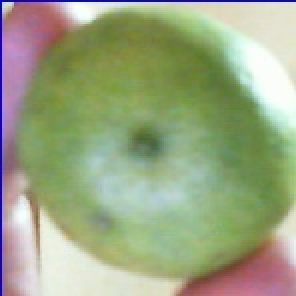
#> input picture Entregable 7/temp_limon.jpg, 148 x 148 px (shown 2 times larger)
$ python -i 'E6-Detección de alimentos.py'   (imports and definitions only)
#> lines starting #> are read from the running program, lines starting #| are printed output that depends on the picture; after the words box and inside, x2 and y2 are one past the last pixel; in counts of white or black regions, pixels touching at a corner belong together
#> further down, picture is the input picture: shape (148, 148, 3); mean B, G, R 132.3, 166, 155.7
# -*- coding: utf-8 -*-
"""
Elaborado por:
    Avila Zambrano Ellim
    Parado Sulca Yurgen
    Rodriguez Manuelo Jhoelver
"""
import cv2
import numpy as np
"""
Rangos de colores 0 - 180
"""
"""ROJO"""
rojoInicio=np.array([0,90,20],np.uint8)
rojoFin=np.array([7,200,200],np.uint8)
"""ROJO CLARO"""
rojoClaroInicio=np.array([0,201,201],np.uint8)
rojoClaroFin=np.array([7,255,255],np.uint8)
"""NARANJA"""
naranjaInicio=np.array([8,90,20],np.uint8)
naranjaFin=np.array([16,200,200],np.uint8)
"""NARANJA CLARO"""
naranjaClaroInicio=np.array([8,201,201],np.uint8)
naranjaClaroFin=np.array([16,255,255],np.uint8)
"""AMARILLO"""
amarilloInicio=np.array([15,100,20],np.uint8)
amarilloFin=np.array([45,255,255],np.uint8)
"""VERDE"""
verdeInicio=np.array([41,90,20],np.uint8)
verdeFin=np.array([73,255,255],np.uint8)
"""CELESTE"""
celesteInicio=np.array([74,90,20],np.uint8)
celesteFin=np.array([110,255,255],np.uint8)
"""AZUL"""
azulInicio=np.array([111,90,20],np.uint8)
azulFin=np.array([126,200,200],np.uint8)
"""AZUL CLARO"""
azulClaroInicio=np.array([111,201,201],np.uint8)
azulClaroFin=np.array([126,255,255],np.uint8)
"""MORADO"""
moradoInicio=np.array([127,90,20],np.uint8)
moradoFin=np.array([150,255,255],np.uint8)
"""ROSA"""
rosaInicio=np.array([151,90,20],np.uint8)
rosaFin=np.array([172,255,255],np.uint8)
# """ROJO"""
# rojoAltoInicio=np.array([173,90,20],np.uint8)
# rojoAltoFin=np.array([180,255,255],np.uint8)

"""Módulo para determinar el color de la figura encontrada"""
def colorFigura(imagenHSV):

    """
    Se aislan los colores definidos
    """
    aislarRojo=cv2.inRange(imagenHSV, rojoInicio, rojoFin)
#> aislarRojo: shape (148, 148); every value is 0
    aislarRojoClaro=cv2.inRange(imagenHSV, rojoClaroInicio, rojoClaroFin)
    aislarNaranja=cv2.inRange(imagenHSV,naranjaInicio, naranjaFin)
    aislarNaranjaClaro=cv2.inRange(imagenHSV,naranjaClaroInicio,naranjaClaroFin)
    aislarAmarillo=cv2.inRange(imagenHSV, amarilloInicio, amarilloFin)
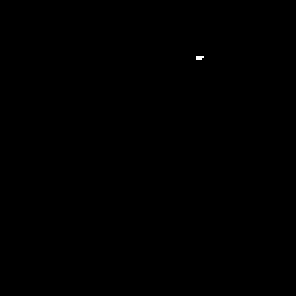
#> aislarAmarillo: shape (148, 148) (shown 2 times larger); 0.03% white in thin lines or dots, all inside (x1, y1, x2, y2) = (98, 28, 102, 30)
    aislarVerde=cv2.inRange(imagenHSV, verdeInicio, verdeFin)
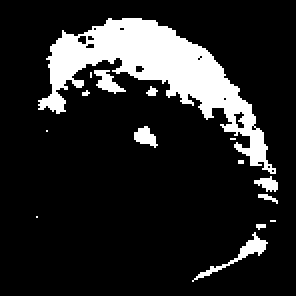
#> aislarVerde: shape (148, 148) (shown 2 times larger); 14.8% white; 15 white regions (9 under 20 px), largest, box (x1, y1, x2, y2) and area: (19, 9, 138, 87) 2791, (96, 116, 134, 141) 147, (47, 35, 63, 47) 91, (67, 63, 79, 74) 77, (127, 88, 139, 96) 56, (129, 97, 139, 102) 22
    aislarCeleste=cv2.inRange(imagenHSV, celesteInicio, celesteFin)
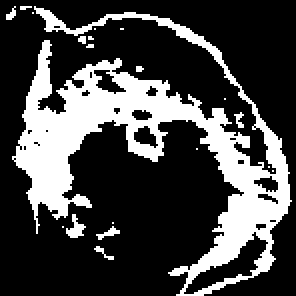
#> aislarCeleste: shape (148, 148) (shown 2 times larger); 26.7% white; 20 white regions (15 under 20 px), largest, box (x1, y1, x2, y2) and area: (6, 3, 146, 148) 5633, (33, 107, 43, 119) 58, (48, 113, 60, 120) 32, (117, 56, 122, 64) 21, (47, 123, 57, 130) 21
    aislarAzul=cv2.inRange(imagenHSV, azulInicio, azulFin)
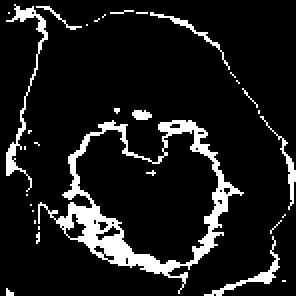
#> aislarAzul: shape (148, 148) (shown 2 times larger); 10.6% white; 32 white regions (25 under 20 px), largest, box (x1, y1, x2, y2) and area: (19, 60, 122, 147) 1543, (3, 2, 24, 96) 268, (102, 118, 140, 148) 141
    aislarAzulClaro=cv2.inRange(imagenHSV,azulClaroInicio,azulClaroFin)
    aislarMorado=cv2.inRange(imagenHSV, moradoInicio, moradoFin)
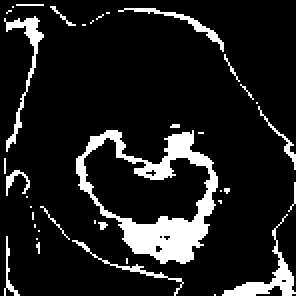
#> aislarMorado: shape (148, 148) (shown 2 times larger); 12.1% white; 38 white regions (28 under 20 px), largest, box (x1, y1, x2, y2) and area: (38, 65, 109, 132) 1511, (111, 107, 148, 148) 289, (2, 8, 22, 76) 236
    aislarRosa=cv2.inRange(imagenHSV, rosaInicio, rosaFin)
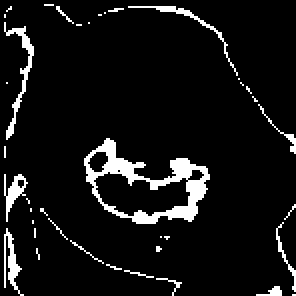
#> aislarRosa: shape (148, 148) (shown 2 times larger); 7.6% white; 39 white regions (30 under 20 px)
    # aislarRojoAlto=cv2.inRange(imagenHSV, rojoAltoInicio, rojoAltoFin)
    """
    Se ubican los contornos
    """
    totalRojo=0
    totalRojoClaro=0
    totalNaranja=0
    totalNaranjaClaro=0
    totalAmarillo=0
    totalVerde=0
    totalCeleste=0
    totalAzul=0
    totalAzulClaro=0
    totalMorado=0
    totalRosa=0
    # totalRojoA=0
    contornosRojo=cv2.findContours(aislarRojo, cv2.RETR_EXTERNAL, cv2.CHAIN_APPROX_SIMPLE)[0]
#> contornosRojo = []
    for i in contornosRojo:
        area=cv2.contourArea(i)
        if area>2000:
            totalRojo=totalRojo+1
#> this loop made 0 passes
#> after the loop, totalRojo = 0
    contornosRojoClaro=cv2.findContours(aislarRojoClaro, cv2.RETR_EXTERNAL, cv2.CHAIN_APPROX_SIMPLE)[0]
#> contornosRojoClaro = []
    for i in contornosRojoClaro:
        area=cv2.contourArea(i)
        if area>2000:
            totalRojoClaro=totalRojoClaro+1
#> after the loop, totalRojoClaro = 0
    contornosNaranja=cv2.findContours(aislarNaranja, cv2.RETR_EXTERNAL, cv2.CHAIN_APPROX_SIMPLE)[0]
#> contornosNaranja = []
    for i in contornosNaranja:
        area=cv2.contourArea(i)
        if area>2000:
            totalNaranja=totalNaranja+1
#> after the loop, totalNaranja = 0
    contornosNaranjaClaro=cv2.findContours(aislarNaranjaClaro, cv2.RETR_EXTERNAL, cv2.CHAIN_APPROX_SIMPLE)[0]
#> contornosNaranjaClaro = []
    for i in contornosNaranjaClaro:
        area=cv2.contourArea(i)
        if area>2000:
            totalNaranjaClaro=totalNaranjaClaro+1
#> after the loop, totalNaranjaClaro = 0
    contornosAmarillo=cv2.findContours(aislarAmarillo, cv2.RETR_EXTERNAL, cv2.CHAIN_APPROX_SIMPLE)[0]
#> contornosAmarillo = [[[98, 28], [98, 29], [100, 29], [101, 28]]]
    for i in contornosAmarillo:
        area=cv2.contourArea(i)
        if area>2000:
            totalAmarillo=totalAmarillo+1
#> this loop made 1 pass
#> (i, area) on pass 1: ([[98, 28], [98, 29], [100, 29], [101, 28]], 2.5)
#> after the loop, totalAmarillo = 0
    contornosVerde=cv2.findContours(aislarVerde, cv2.RETR_EXTERNAL, cv2.CHAIN_APPROX_SIMPLE)[0]
#> contornosVerde = 15 contours, 10 with area under 20; largest, box (x1, y1, x2, y2) and area: (19, 9, 138, 87) 2632, (96, 116, 134, 141) 103, (47, 35, 63, 47) 67, (67, 63, 79, 74) 60, (127, 88, 139, 96) 40
    for i in contornosVerde:
        area=cv2.contourArea(i)
        if area>2000:
            totalVerde=totalVerde+1
#> this loop made 15 passes
#> (area, totalVerde) on pass 15: (2632, 1)
#> area on passes 1, 6, 10, 14: 103, 40.5, 60.5, 67
#> after the loop, totalVerde = 1
    contornosCeleste=cv2.findContours(aislarCeleste, cv2.RETR_EXTERNAL, cv2.CHAIN_APPROX_SIMPLE)[0]
#> contornosCeleste = 20 contours, 18 with area under 20; largest, box (x1, y1, x2, y2) and area: (6, 3, 146, 148) 5788, (33, 107, 43, 119) 40
    for i in contornosCeleste:
        area=cv2.contourArea(i)
        if area>2000:
            totalCeleste=totalCeleste+1
#> this loop made 20 passes
#> (area, totalCeleste) on pass 18: (5788, 1)
#> after the loop, totalCeleste = 1
    contornosAzul=cv2.findContours(aislarAzul, cv2.RETR_EXTERNAL, cv2.CHAIN_APPROX_SIMPLE)[0]
#> contornosAzul = 31 contours, 25 with area under 20; largest, box (x1, y1, x2, y2) and area: (19, 60, 122, 147) 4564, (3, 2, 24, 96) 148, (102, 118, 140, 148) 86, (130, 58, 148, 105) 50, (75, 6, 115, 35) 43, (66, 55, 76, 60) 28
    for i in contornosAzul:
        area=cv2.contourArea(i)
        if area>2000:
            totalAzul=totalAzul+1
#> this loop made 31 passes
#> (area, totalAzul) on pass 15: (4564.5, 1)
#> area on passes 3, 16, 18, 26, 31: 85.5, 50, 28, 43, 147.5
#> after the loop, totalAzul = 1
    contornosAzulClaro=cv2.findContours(aislarAzulClaro, cv2.RETR_EXTERNAL, cv2.CHAIN_APPROX_SIMPLE)[0]
#> contornosAzulClaro = []
    for i in contornosAzulClaro:
        area=cv2.contourArea(i)
        if area>2000:
            totalAzulClaro=totalAzulClaro+1
#> after the loop, totalAzulClaro = 0
    contornosMorado=cv2.findContours(aislarMorado, cv2.RETR_EXTERNAL, cv2.CHAIN_APPROX_SIMPLE)[0]
#> contornosMorado = 38 contours, 31 with area under 20; largest, box (x1, y1, x2, y2) and area: (38, 65, 109, 132) 2960, (111, 107, 148, 148) 218, (2, 8, 22, 76) 152, (59, 4, 112, 26) 84, (36, 120, 92, 148) 44, (129, 53, 148, 85) 30, (3, 85, 15, 98) 28
    for i in contornosMorado:
        area=cv2.contourArea(i)
        if area>2000:
            totalMorado=totalMorado+1
#> this loop made 38 passes
#> (area, totalMorado) on pass 23: (2960, 1)
#> area on passes 4, 11, 20, 25, 31, 35: 44.5, 218.5, 27.5, 29.5, 152, 84.5
#> after the loop, totalMorado = 1
    contornosRosa=cv2.findContours(aislarRosa, cv2.RETR_EXTERNAL, cv2.CHAIN_APPROX_SIMPLE)[0]
#> contornosRosa = 39 contours, 33 with area under 20; largest, box (x1, y1, x2, y2) and area: (42, 69, 105, 112) 1460, (2, 11, 17, 70) 106, (2, 87, 14, 111) 80, (2, 114, 12, 148) 66, (64, 3, 119, 38) 54, (138, 111, 148, 146) 20
    for i in contornosRosa:
        area=cv2.contourArea(i)
        if area>2000:
            totalRosa=totalRosa+1
#> this loop made 39 passes
#> area on passes 12, 13, 20, 22, 31, 36: 66.5, 20, 80, 1460.5, 105.5, 53.5
#> after the loop, totalRosa = 0
    # [5 lines of commented-out code are left out]
    """
    Se determina el color por la cantidad de contornos encontrados
    """
    aux=max(totalRojo,totalRojoClaro,totalNaranja,totalAmarillo,totalVerde,totalCeleste,totalAzul,totalMorado,totalRosa)
#> aux = 1

    if aux==totalRojo:color='Rojo Oscuro'
    if aux==totalRojoClaro:color='Rojo Claro'
    if aux==totalNaranja:color='Naranja'
    if aux==totalNaranjaClaro:color='Naranja Claro'
    if aux==totalAmarillo:color='Amarillo'
    if aux==totalVerde:color='Verde'
    if aux==totalCeleste:color='Celeste'
    if aux==totalAzul:color='Azul'
    if aux==totalAzulClaro:color='Azul Claro'
    if aux==totalMorado:color='Morado'
    if aux==totalRosa:color='Rosa'
    # if aux==totalRojoA:color='Rojo A'

    return color;
"""Módulo para determinar el nombre de la figura encontrada"""
# [30 lines left out: function nombreFigura, not called in this run]

"""Modulo para determinar frutas"""
# [11 lines left out: function fruta, not called in this run]

"""Módulo para rastrear los colores en la imagen de la cámara"""
# [19 lines left out: function rastrearColor, not called in this run]


"""MAIN"""
# [1 line not run here, left out]
fondo=None

# [58 lines not run here, left out]
"""se cierran las ventanas creadas y la conexión con la webcam"""
# [2 lines not run here, left out]

>>> import cv2
>>> picture = cv2.imread('../Entregable 7/temp_limon.jpg')
>>> result = colorFigura(picture)
#> result = 'Morado'

$ run again, on Entregable 7/temp_mandarina.jpg
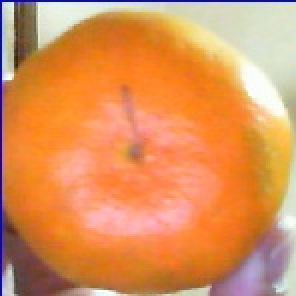
#> input picture Entregable 7/temp_mandarina.jpg, 148 x 148 px (shown 2 times larger)
#> picture is the input picture: shape (148, 148, 3); mean B, G, R 91.2, 146.5, 221.1
#> aislarRojo: shape (148, 148); every value is 0
#> aislarNaranja: shape (148, 148); 0.04% white in thin lines or dots, all inside (x1, y1, x2, y2) = (30, 21, 129, 116)
#> in colorFigura, `aislarAmarillo=cv2.inRange(imagenHSV, amarilloInicio, amarilloFin)`:
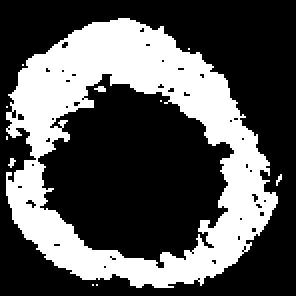
#> aislarAmarillo: shape (148, 148) (shown 2 times larger); 33.9% white; 11 white regions (10 under 20 px), largest, box (x1, y1, x2, y2) and area: (3, 9, 139, 144) 7376
#> aislarVerde: shape (148, 148); 21.8% white; 44 white regions (40 under 20 px), largest, box (x1, y1, x2, y2) and area: (3, 3, 144, 146) 4306, (49, 87, 74, 101) 170, (58, 71, 76, 86) 94, (3, 97, 8, 111) 36
#> aislarCeleste: shape (148, 148); 13.6% white; 25 white regions (19 under 20 px), largest, box (x1, y1, x2, y2) and area: (24, 46, 111, 123) 2229, (45, 6, 146, 84) 376, (105, 86, 144, 148) 114, (12, 2, 33, 26) 69, (2, 40, 6, 105) 66, (56, 144, 87, 148) 38
#> aislarAzul: shape (148, 148); 0.59% white in thin lines or dots
#> aislarAzulClaro: shape (148, 148); 0.31% white in thin lines or dots, all inside (x1, y1, x2, y2) = (82, 8, 146, 66)
#> aislarMorado: shape (148, 148); 6.1% white; 63 white regions (53 under 20 px), largest, box (x1, y1, x2, y2) and area: (52, 52, 88, 73) 280, (41, 99, 96, 118) 253, (30, 75, 45, 92) 136
#> in colorFigura, `aislarRosa=cv2.inRange(imagenHSV, rosaInicio, rosaFin)`:
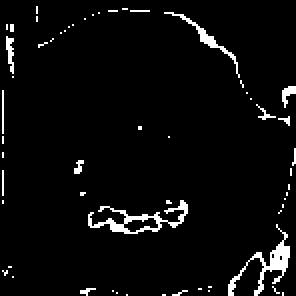
#> aislarRosa: shape (148, 148) (shown 2 times larger); 4.2% white in thin lines or dots
#> contornosRojo = []
#> after the loop in colorFigura, `for i in contornosRojo:`: totalRojo = 0
#> contornosRojoClaro = []
#> after the loop in colorFigura, `for i in contornosRojoClaro:`: totalRojoClaro = 0
#> contornosNaranja = 2 contours, all with area under 20
#> the loop in colorFigura, `for i in contornosNaranja:` made 2 passes
#> (i, area) on passes 1 to 2: ([[128, 114], [127, 115], [126, 115], [127, 115]], 0), ([[32, 21], [30, 23], [31, 23], [33, 21]], 2)
#> after the loop in colorFigura, `for i in contornosNaranja:`: totalNaranja = 0
#> contornosNaranjaClaro = []
#> after the loop in colorFigura, `for i in contornosNaranjaClaro:`: totalNaranjaClaro = 0
#> contornosAmarillo = 9 contours, 8 with area under 20; largest, box (x1, y1, x2, y2) and area: (3, 9, 139, 144) 13319
#> the loop in colorFigura, `for i in contornosAmarillo:` made 9 passes
#> (area, totalAmarillo) on pass 9: (13319, 1)
#> after the loop in colorFigura, `for i in contornosAmarillo:`: totalAmarillo = 1
#> contornosVerde = 24 contours, 22 with area under 20; largest, box (x1, y1, x2, y2) and area: (3, 3, 144, 146) 11634, (3, 97, 8, 111) 22
#> the loop in colorFigura, `for i in contornosVerde:` made 24 passes
#> (area, totalVerde) on pass 24: (11634.5, 1)
#> after the loop in colorFigura, `for i in contornosVerde:`: totalVerde = 1
#> contornosCeleste = 23 contours, 19 with area under 20; largest, box (x1, y1, x2, y2) and area: (24, 46, 111, 123) 4346, (45, 6, 146, 84) 240, (105, 86, 144, 148) 48, (12, 2, 33, 26) 29
#> the loop in colorFigura, `for i in contornosCeleste:` made 23 passes
#> (area, totalCeleste) on pass 14: (4346.5, 1)
#> after the loop in colorFigura, `for i in contornosCeleste:`: totalCeleste = 1
#> contornosAzul = 31 contours, 30 with area under 20; largest, box (x1, y1, x2, y2) and area: (122, 114, 141, 131) 22
#> the loop in colorFigura, `for i in contornosAzul:` made 31 passes
#> area on pass 17: 21.5
#> after the loop in colorFigura, `for i in contornosAzul:`: totalAzul = 0
#> contornosAzulClaro = 6 contours, all with area under 20
#> the loop in colorFigura, `for i in contornosAzulClaro:` made 6 passes
#> area on passes 1, 2, 5: 9.5, 2, 10
#> after the loop in colorFigura, `for i in contornosAzulClaro:`: totalAzulClaro = 0
#> contornosMorado = 63 contours, 55 with area under 20; largest, box (x1, y1, x2, y2) and area: (52, 52, 88, 73) 226, (30, 75, 45, 92) 133, (41, 99, 96, 118) 128, (125, 47, 148, 81) 70, (109, 113, 142, 148) 66, (74, 6, 118, 36) 56, (129, 135, 141, 148) 54, (37, 94, 45, 104) 41
#> the loop in colorFigura, `for i in contornosMorado:` made 63 passes
#> area on passes 15, 19, 23, 27, 34, 38, 39, 59: 54, 65.5, 128.5, 41, 133, 226, 69.5, 55.5
#> after the loop in colorFigura, `for i in contornosMorado:`: totalMorado = 0
#> contornosRosa = 58 contours, 53 with area under 20; largest, box (x1, y1, x2, y2) and area: (44, 100, 94, 117) 214, (114, 112, 145, 148) 158, (82, 6, 120, 39) 65, (3, 18, 7, 37) 26, (141, 43, 148, 54) 24
#> the loop in colorFigura, `for i in contornosRosa:` made 58 passes
#> area on passes 15, 18, 38, 43, 53: 157.5, 213.5, 24.5, 25.5, 65
#> after the loop in colorFigura, `for i in contornosRosa:`: totalRosa = 0
#> aux = 1
#> result = 'Celeste'

$ run again, on Entregable 7/temp_platano.jpg
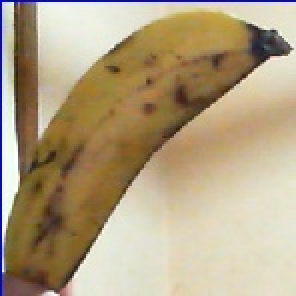
#> input picture Entregable 7/temp_platano.jpg, 148 x 148 px (shown 2 times larger)
#> picture is the input picture: shape (148, 148, 3); mean B, G, R 130.5, 161.5, 178.5
#> aislarRojo: shape (148, 148); every value is 0
#> in colorFigura, `aislarAmarillo=cv2.inRange(imagenHSV, amarilloInicio, amarilloFin)`:
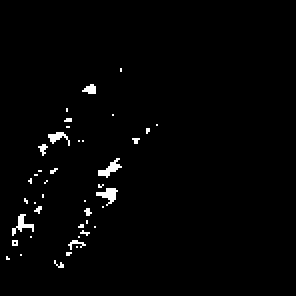
#> aislarAmarillo: shape (148, 148) (shown 2 times larger); 1.6% white in thin lines or dots, all inside (x1, y1, x2, y2) = (3, 34, 79, 134)
#> aislarVerde: shape (148, 148); 23.2% white; 31 white regions (29 under 20 px), largest, box (x1, y1, x2, y2) and area: (3, 7, 126, 139) 4900, (12, 3, 18, 32) 73
#> aislarCeleste: shape (148, 148); 6.8% white; 89 white regions (75 under 20 px), largest, box (x1, y1, x2, y2) and area: (79, 67, 113, 85) 278, (88, 14, 117, 30) 254, (74, 6, 126, 28) 173
#> aislarAzul: shape (148, 148); 3.3% white; 60 white regions (59 under 20 px), largest, box (x1, y1, x2, y2) and area: (75, 55, 143, 90) 629
#> aislarMorado: shape (148, 148); 5.4% white; 72 white regions (69 under 20 px), largest, box (x1, y1, x2, y2) and area: (73, 48, 148, 98) 969, (19, 33, 29, 43) 54, (26, 40, 39, 54) 36
#> in colorFigura, `aislarRosa=cv2.inRange(imagenHSV, rosaInicio, rosaFin)`:
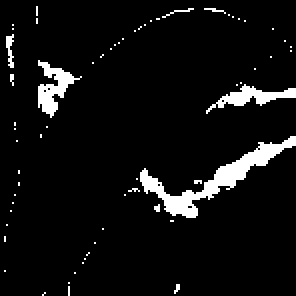
#> aislarRosa: shape (148, 148) (shown 2 times larger); 6.1% white; 63 white regions (59 under 20 px)
#> contornosRojo = []
#> after the loop in colorFigura, `for i in contornosRojo:`: totalRojo = 0
#> contornosRojoClaro = []
#> after the loop in colorFigura, `for i in contornosRojoClaro:`: totalRojoClaro = 0
#> contornosNaranja = []
#> after the loop in colorFigura, `for i in contornosNaranja:`: totalNaranja = 0
#> contornosNaranjaClaro = []
#> after the loop in colorFigura, `for i in contornosNaranjaClaro:`: totalNaranjaClaro = 0
#> contornosAmarillo = 42 contours, 38 with area under 20; largest, box (x1, y1, x2, y2) and area: (48, 94, 59, 103) 32, (49, 79, 61, 89) 31, (6, 107, 17, 118) 24, (24, 66, 35, 73) 20
#> the loop in colorFigura, `for i in contornosAmarillo:` made 42 passes
#> area on passes 14, 22, 29, 34: 23.5, 31.5, 31, 20.5
#> after the loop in colorFigura, `for i in contornosAmarillo:`: totalAmarillo = 0
#> contornosVerde = 29 contours, 27 with area under 20; largest, box (x1, y1, x2, y2) and area: (3, 7, 126, 139) 5413, (12, 3, 18, 32) 40
#> the loop in colorFigura, `for i in contornosVerde:` made 29 passes
#> (area, totalVerde) on pass 27: (5413, 1)
#> after the loop in colorFigura, `for i in contornosVerde:`: totalVerde = 1
#> contornosCeleste = 89 contours, 79 with area under 20; largest, box (x1, y1, x2, y2) and area: (88, 14, 117, 30) 238, (79, 67, 113, 85) 227, (74, 6, 126, 28) 127, (60, 43, 77, 61) 118, (46, 59, 62, 73) 54
#> the loop in colorFigura, `for i in contornosCeleste:` made 89 passes
#> area on passes 39, 43, 47: 227, 21, 54
#> after the loop in colorFigura, `for i in contornosCeleste:`: totalCeleste = 0
#> contornosAzul = 60 contours, 59 with area under 20; largest, box (x1, y1, x2, y2) and area: (75, 55, 143, 90) 505
#> the loop in colorFigura, `for i in contornosAzul:` made 60 passes
#> area on pass 29: 505
#> after the loop in colorFigura, `for i in contornosAzul:`: totalAzul = 0
#> contornosAzulClaro = []
#> after the loop in colorFigura, `for i in contornosAzulClaro:`: totalAzulClaro = 0
#> contornosMorado = 72 contours, 70 with area under 20; largest, box (x1, y1, x2, y2) and area: (73, 48, 148, 98) 818, (19, 33, 29, 43) 35
#> the loop in colorFigura, `for i in contornosMorado:` made 72 passes
#> area on passes 38, 44: 817.5, 35
#> after the loop in colorFigura, `for i in contornosMorado:`: totalMorado = 0
#> contornosRosa = 63 contours, 59 with area under 20; largest, box (x1, y1, x2, y2) and area: (70, 68, 148, 109) 578, (19, 30, 41, 59) 202, (103, 42, 148, 57) 174, (3, 17, 7, 34) 22
#> the loop in colorFigura, `for i in contornosRosa:` made 63 passes
#> area on passes 26, 31, 37, 47: 578, 174, 201.5, 21.5
#> after the loop in colorFigura, `for i in contornosRosa:`: totalRosa = 0
#> aux = 1
#> result = 'Verde'
